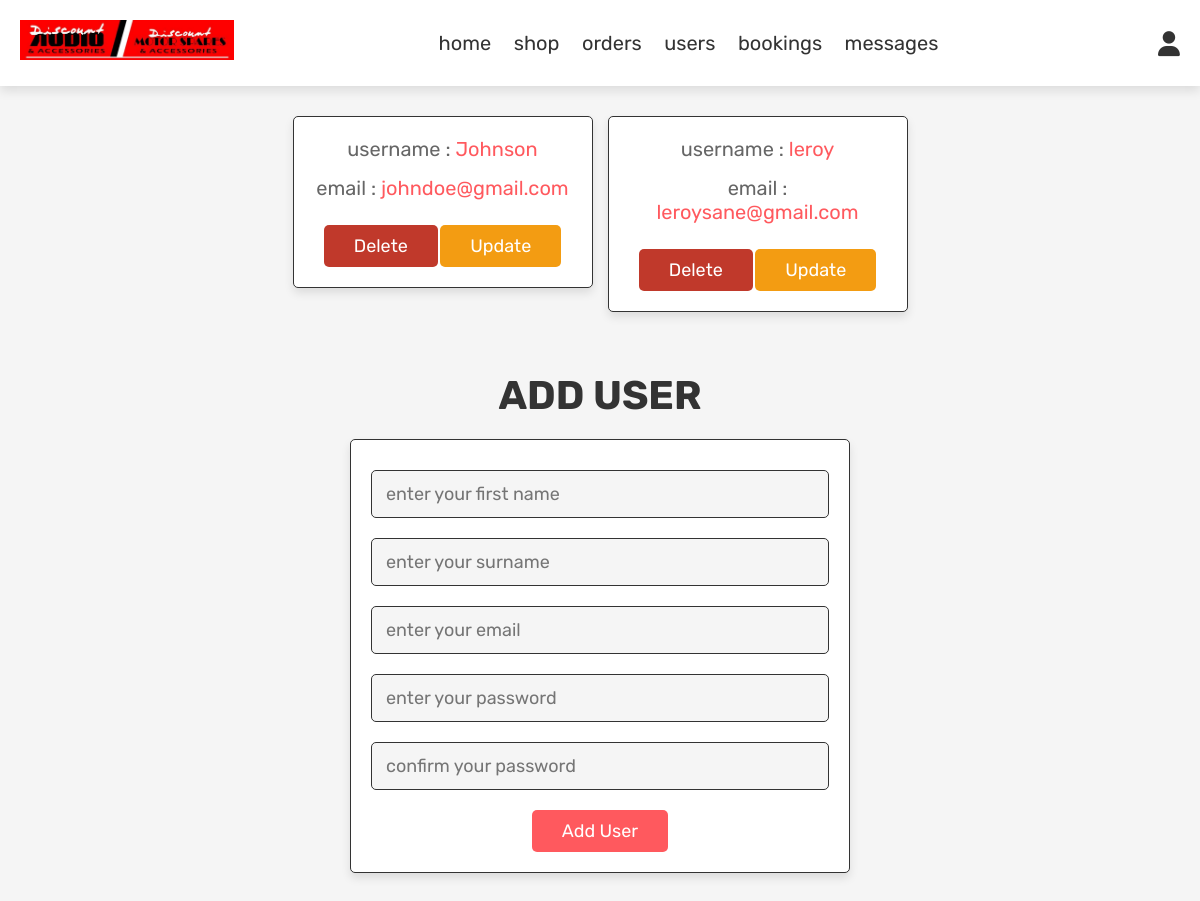
/Discount/admin_users.php, run on the app's committed database.
### tables this page shows
CREATE TABLE IF NOT EXISTS `tbluser` (
  `id` int(250) NOT NULL AUTO_INCREMENT,
  `firstname` varchar(500) NOT NULL,
  `surname` varchar(500) NOT NULL,
  `email` varchar(500) NOT NULL,
  `password` varchar(500) NOT NULL,
  PRIMARY KEY (`id`)
);

### Discount/admin_users.php (the view, shortened to what this page needs)
<?php
include 'dbconn.php';
?>
<!DOCTYPE html>
<html lang="en">
<head>
    <link rel="stylesheet" href="https://cdnjs.cloudflare.com/ajax/libs/font-awesome/6.1.1/css/all.min.css">
    <link rel="stylesheet" href="css/admin_style.css">
</head>
<body>
    <?php include 'admin_header.php'; ?>
    <section class="users">
        <div class="box-container">
            <?php
            $select_users = mysqli_query($conn, "SELECT * FROM `tbluser`") or die('query failed');
            while ($fetch_user = mysqli_fetch_assoc($select_users)) {
            ?>
                <div class="box">
                    <p> username : <span><?php echo $fetch_user['firstname']; ?></span> </p>
                    <p> email : <span><?php echo $fetch_user['email']; ?></span> </p>
                    <a href="admin_users.php?delete=<?php echo $fetch_user['id']; ?>" onclick="return confirm('delete this user?');" class="delete-btn">delete</a>
                    <a href="admin_users.php?update=<?php echo $fetch_user['id']; ?>" class="option-btn">update</a>
                </div>
            <?php
            };
            ?>
        </div>
    </section>
    <section class="add-products">
        <h1 class="title">add user</h1>
        <form action="" method="post" enctype="multipart/form-data">
            <input type="text" name="firstname" placeholder="enter your first name" class="box" required>
            <input type="text" name="surname" placeholder="enter your surname" class="box" required>
            <input type="text" name="username" placeholder="enter your email" class="box" required>
            <input type="password" name="password" placeholder="enter your password" class="box" required>
            <input type="password" name="cpassword" placeholder="confirm your password" class="box" required>
            <input type="submit" value="add user" name="add_user" class="btn">
        </form>
    </section>
</body>
</html>

### Discount/css/admin_style.css (style rules this page uses)
:root { --main-color: #ff595e; --purple: #8e44ad; --red: #c0392b; --orange: #f39c12; --black: #333; --white: #fff; --light-color: #666; --light-white: #ccc; --light-bg: #f5f5f5; --border: .1rem solid var(--black); --box-shadow: 0 .5rem 1rem rgba(0, 0, 0, .1); }
* { font-family: 'Rubik', sans-serif; margin: 0; padding: 0; box-sizing: border-box; outline: none; border: none; text-decoration: none; transition: all .2s linear; }
html { font-size: 62.5%; overflow-x: hidden; }
body { background-color: var(--light-bg); }
section { padding: 3rem 2rem; }
.title { text-align: center; margin-bottom: 2rem; text-transform: uppercase; color: var(--black); font-size: 4rem; }
.btn, .option-btn, .delete-btn, .white-btn { display: inline-block; margin-top: 1rem; padding: 1rem 3rem; cursor: pointer; color: var(--white); font-size: 1.8rem; border-radius: .5rem; text-transform: capitalize; }
.white-btn, .btn { background-color: #ff595e; }
.option-btn { background-color: var(--orange); }
.delete-btn { background-color: var(--red); }
.add-products form { background-color: var(--white); border-radius: .5rem; padding: 2rem; text-align: center; box-shadow: var(--box-shadow); border: var(--border); max-width: 50rem; margin: 0 auto; }
.add-products form .box { width: 100%; background-color: var(--light-bg); border-radius: .5rem; margin: 1rem 0; padding: 1.2rem 1.4rem; color: var(--black); font-size: 1.8rem; border: var(--border); }
.users .box-container { display: grid; grid-template-columns: repeat(auto-fit, 30rem); justify-content: center; gap: 1.5rem; max-width: 1200px; margin: 0 auto; align-items: flex-start; }
.users .box-container .box { background-color: var(--white); padding: 2rem; border: var(--border); box-shadow: var(--box-shadow); border-radius: .5rem; text-align: center; }
.users .box-container .box p { padding-bottom: 1.5rem; font-size: 2rem; color: var(--light-color); }
.users .box-container .box p span { color: var(--main-color); }
.users .box-container .box .delete-btn { margin-top: 0; }

### data on the page
tbluser: firstname "Johnson", email "johndoe@gmail.com"
tbluser: firstname "leroy", email "leroysane@gmail.com"
